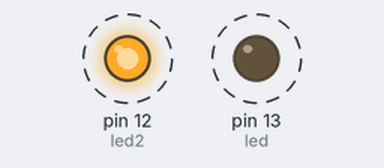
The sketch below on a simulated Arduino Uno, built with avr-gcc and run on an emulated ATmega328P. On the bench: output pins drawn as LEDs (lit = HIGH). Dashed ring = blinking.

Above: at 0.2 s.
Timing chart, 0 to 4.6 s (numbered marks = the images above):
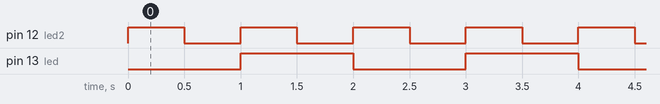

The sketch:

TimerOne.ino
```cpp
#include <TimerOne.h>

const int led = 13;
const int led2 = 12;

bool estadoLED = false;

void setup() {
  pinMode(led, OUTPUT);
  pinMode(led2, OUTPUT);

  // Inicializar timer1 cada 1,000,000 microsegundos (1 segundos)
  Timer1.initialize(1000000);

  // Asignar la función que se ejecutará
  Timer1.attachInterrupt(parpadearLED);
}

void parpadearLED() {
  estadoLED = !estadoLED;
  digitalWrite(led, estadoLED);
}

void loop() {
  // El loop principal está libre para otras tareas
  // El parpadeo se maneja automáticamente por el timer
  digitalWrite(led2, HIGH);
  delay(500);
  digitalWrite(led2, LOW);
  delay(500);
}
```

Measured:
- by itself, pin 12 (led2): alternates HIGH for 0.50 s and LOW for 0.50 s
- by itself, pin 13 (led): alternates HIGH for 1.0 s and LOW for 1.0 s
- by itself, everything shown: repeats every 2.0 s, in 6 steps
